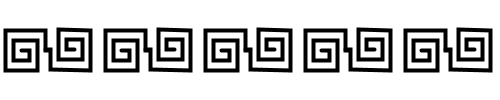
Frame 1 (no input)
Frame 60 (the mouse pressed at the canvas centre just before this capture): identical to frame 1, image omitted
Frame 120 (the mouse held since frame 60 and released just before this capture): identical to frame 1, image omitted

The Processing sketch that drew this single still picture (run headless with seeded random() and noise(); from frame 60 on, the mouse is pressed at the canvas centre):

// Processing sketch: processing_21438
// ── processing_21438.pde

//P112


void setup(){
  size(500, 100);

}

void draw(){
  background(255);
  for(int i =0; i <500; i= i+100){
    pushMatrix();
    translate(i+5, 30);
    //shape
    stroke(0);
    strokeWeight(4);
    beginShape();
    vertex(45, 20); 
    vertex(40, 20);
    vertex(40, 0);
    vertex(0, 0);
    vertex(0, 40);
    vertex(32, 40);
    vertex(32, 10);
    vertex(8, 10);
    vertex(8, 30);
    vertex(24, 30);
    vertex(24, 20);
    vertex(16, 20);   
    endShape();    
    popMatrix();
    
    pushMatrix();
    translate(i+90, 70);
    rotate(radians(180));
    //shape
    stroke(0);
    strokeWeight(4);
    beginShape();
    vertex(45, 20);
    vertex(40, 20);
    vertex(40, 0);
    vertex(0, 0);
    vertex(0, 40);
    vertex(32, 40);
    vertex(32, 10);
    vertex(8, 10);
    vertex(8, 30);
    vertex(24, 30);
    vertex(24, 20);
    vertex(16, 20);   
    endShape();    
    popMatrix();
  }
  
}
